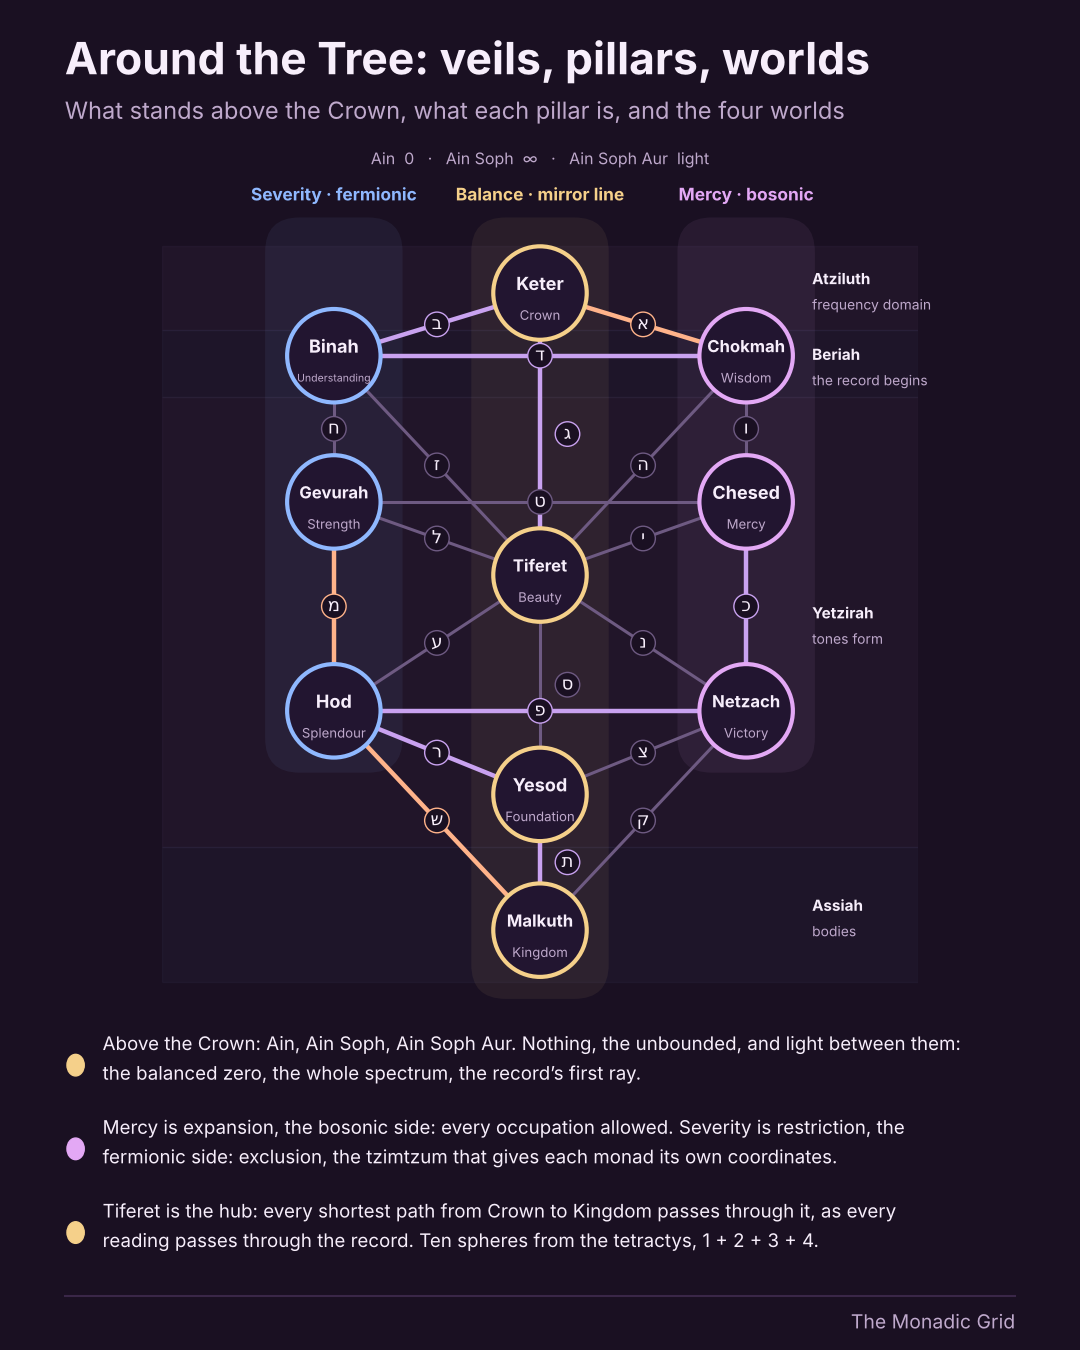

Recreate this plot in Python.
"""Old maps slide: the Tree of Life drawn in full, with the grid's reading (dialectic pillars, 22 paths, the climb)."""
import matplotlib; matplotlib.use('Agg'); import matplotlib.pyplot as plt
from matplotlib.patches import Circle, FancyBboxPatch
BG, PANEL, INK, MUTED, LINE = '#1A1022', '#221530', '#F7EEFB', '#BFA9CC', '#3A2748'
THESIS, ANTI, SYN = '#E3A8F5', '#8FB8FF', '#F5D08A'
SY = 0.76
XS = 1.5
S0 = {'Keter': (0, 0, 'Crown', SYN), 'Chokmah': (1, 0.6, 'Wisdom', THESIS), 'Binah': (-1, 0.6, 'Understanding', ANTI),
     'Chesed': (1, 2.0, 'Mercy', THESIS), 'Gevurah': (-1, 2.0, 'Strength', ANTI), 'Tiferet': (0, 2.7, 'Beauty', SYN),
     'Netzach': (1, 4.0, 'Victory', THESIS), 'Hod': (-1, 4.0, 'Splendour', ANTI), 'Yesod': (0, 4.8, 'Foundation', SYN), 'Malkuth': (0, 6.1, 'Kingdom', SYN)}
S = {k: (x*XS, y*SY, e, c) for k, (x, y, e, c) in S0.items()}
P = [('Keter','Chokmah','א','m'),('Keter','Binah','ב','d'),('Keter','Tiferet','ג','d'),('Chokmah','Binah','ד','d'),('Chokmah','Tiferet','ה','s'),
     ('Chokmah','Chesed','ו','s'),('Binah','Tiferet','ז','s'),('Binah','Gevurah','ח','s'),('Chesed','Gevurah','ט','s'),('Chesed','Tiferet','י','s'),
     ('Chesed','Netzach','כ','d'),('Gevurah','Tiferet','ל','s'),('Gevurah','Hod','מ','m'),('Tiferet','Netzach','נ','s'),('Tiferet','Yesod','ס','s'),
     ('Tiferet','Hod','ע','s'),('Netzach','Hod','פ','d'),('Netzach','Yesod','צ','s'),('Netzach','Malkuth','ק','s'),('Hod','Yesod','ר','d'),
     ('Hod','Malkuth','ש','m'),('Yesod','Malkuth','ת','d')]
PC = {'m': '#FFB38A', 'd': '#C9A2F0', 's': '#6E5A82'}
fig = plt.figure(figsize=(10.8, 13.5), dpi=100); fig.patch.set_facecolor(BG)
fig.text(0.06, 0.945, 'Around the Tree: veils, pillars, worlds', color=INK, fontsize=32, fontweight='bold')
fig.text(0.06, 0.912, 'What stands above the Crown, what each pillar is, and the four worlds', color=MUTED, fontsize=17)
ax = fig.add_axes([0.02, 0.255, 0.96, 0.645]); ax.set_facecolor(BG); ax.axis('off'); ax.set_xlim(-2.75, 2.75); ax.set_ylim(6.1*SY + 0.55, -1.15); ax.set_aspect('equal')
for x, c, lab in ((XS, THESIS, 'Mercy · bosonic'), (-XS, ANTI, 'Severity · fermionic'), (0, SYN, 'Balance · mirror line')):
    ax.add_patch(FancyBboxPatch((x - 0.5, -0.55), 1.0, (6.1*SY + 1.05) if x == 0 else (4.0*SY + 1.0), boxstyle='round,pad=0,rounding_size=0.25', fc=c, alpha=0.07, ec='none'))
    ax.text(x, -0.72, lab, color=c, fontsize=12.5, ha='center', va='center', fontweight='bold')
WORLDS = [('Atziluth', 'frequency domain', -0.45, 0.35), ('Beriah', 'the record begins', 0.35, 1.0), ('Yetzirah', 'tones form', 1.0, 5.3), ('Assiah', 'bodies', 5.3, 6.6)]
for i, (wn, wg, y0, y1) in enumerate(WORLDS):
    ax.axhspan(y0*SY*1.0, y1*SY*1.0, color='#8FB8FF' if i % 2 else '#E3A8F5', alpha=0.035, zorder=0)
    ax.text(1.98, (y0 + y1)/2*SY, wn, color=INK, fontsize=11, ha='left', va='bottom', fontweight='bold')
    ax.text(1.98, (y0 + y1)/2*SY + 0.06, wg, color=MUTED, fontsize=10, ha='left', va='top')
ax.text(0, -0.98, 'Ain  0   ·   Ain Soph  ∞   ·   Ain Soph Aur  light', color=MUTED, fontsize=11.5, ha='center', va='center')
for a, b, L, k in P:
    (xa, ya, *_), (xb, yb, *_) = S[a], S[b]
    ax.plot([xa, xb], [ya, yb], color=PC[k], lw=3.2 if k != 's' else 2.2, zorder=1, solid_capstyle='round')
    mx, my = (xa + xb)/2, (ya + yb)/2
    if (a, b) in (('Keter', 'Tiferet'), ('Tiferet', 'Yesod'), ('Yesod', 'Malkuth')): mx += 0.2
    ax.text(mx, my, L, color=INK, fontsize=13, ha='center', va='center', zorder=3, family='DejaVu Sans',
            bbox=dict(boxstyle='circle,pad=0.18', fc=BG, ec=PC[k], lw=1))
for name, (x, y, eng, c) in S.items():
    ax.add_patch(Circle((x, y), 0.34, fc=PANEL, ec=c, lw=3, zorder=4))
    ax.text(x, y - 0.07, name, color=INK, fontsize=12 if len(name) > 6 else 13, ha='center', va='center', fontweight='bold', zorder=5)
    ax.text(x, y + 0.16, eng, color=MUTED, fontsize=7.6 if len(eng) > 10 else 9.5, ha='center', va='center', zorder=5)
items = [('#F5D08A', 'Above the Crown: Ain, Ain Soph, Ain Soph Aur. Nothing, the unbounded, and light between them: the balanced zero, the whole spectrum, the record’s first ray.'),
         ('#E3A8F5', 'Mercy is expansion, the bosonic side: every occupation allowed. Severity is restriction, the fermionic side: exclusion, the tzimtzum that gives each monad its own coordinates.'),
         ('#F5D08A', 'Tiferet is the hub: every shortest path from Crown to Kingdom passes through it, as every reading passes through the record. Ten spheres from the tetractys, 1 + 2 + 3 + 4.')]
import textwrap
for i, (c, s) in enumerate(items):
    y = 0.215 - i*0.062
    fig.patches.append(Circle((0.07, y - 0.004), 0.008, color=c, transform=fig.transFigure, figure=fig))
    fig.text(0.095, y, '\n'.join(textwrap.wrap(s, 96)), color=INK, fontsize=13.5, va='center', linespacing=1.3)
fig.add_artist(plt.Line2D([0.06, 0.94], [0.04, 0.04], color=LINE, lw=1.5, transform=fig.transFigure))
fig.text(0.94, 0.016, 'The Monadic Grid', color=MUTED, fontsize=14, ha='right')
fig.savefig('tree_around.png', facecolor=BG); print('ok')
